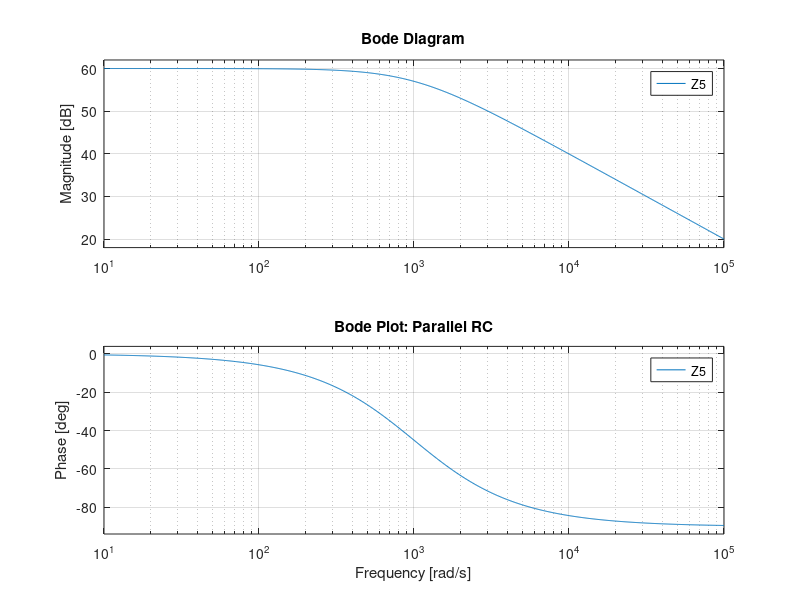
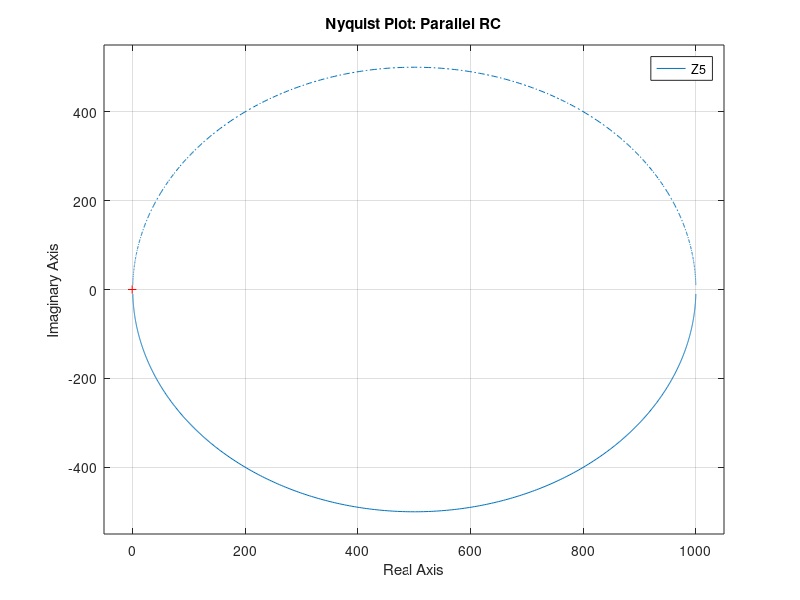

Here is the MATLAB script that generated these plots, in order:
R = 1e3;              % 1 kOhm
C = 1e-6;             % 1 uF
L = 10e-3;            % 10 mH
s = tf('s');
Z5 = 1/(1/R + s*C);
figure;
bode(Z5);
title('Bode Plot: Parallel RC');
grid on;
figure;
nyquist(Z5);
title('Nyquist Plot: Parallel RC');
grid on;
